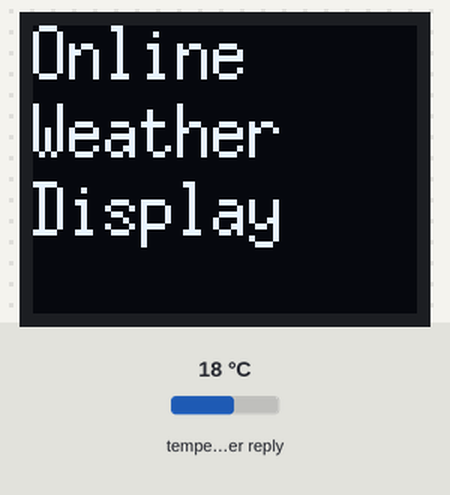
Recording of a sketch running on a simulated ESP8266 (NodeMCU). On the bench: 64×48 one-colour display. Inputs (shaded band) come from the test bench; at power-on: temperature in the weather reply 18 °C. WiFi joins after 1.5 s; servers stay silent unless stated; web services answer with replies made up by the test bench; what the sketch prints to the serial monitor is not drawn.

Above: at 0.1 s.
At 30.41 s:
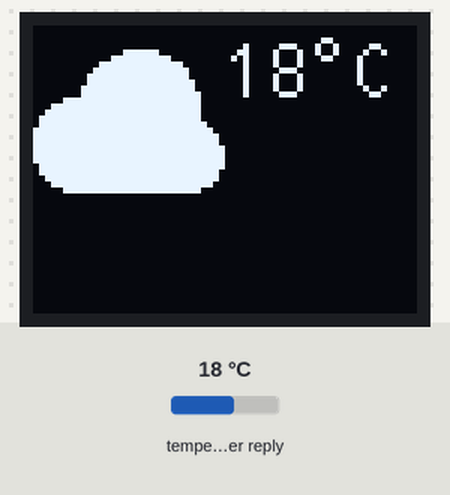
At 32.04 s:
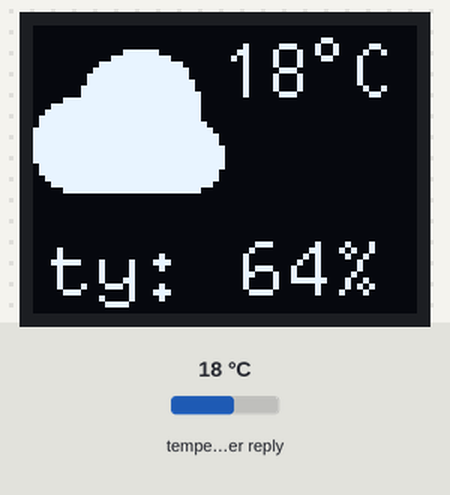
At 65.16 s:
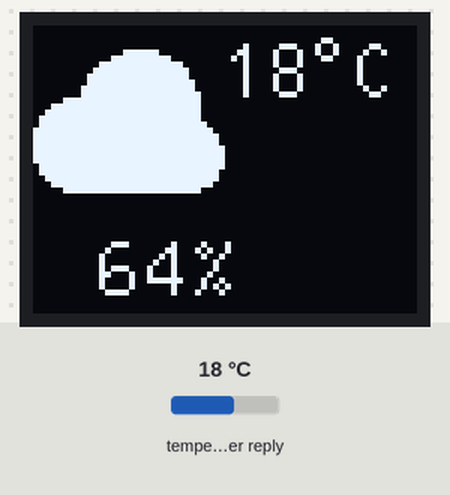
At 97.27 s:
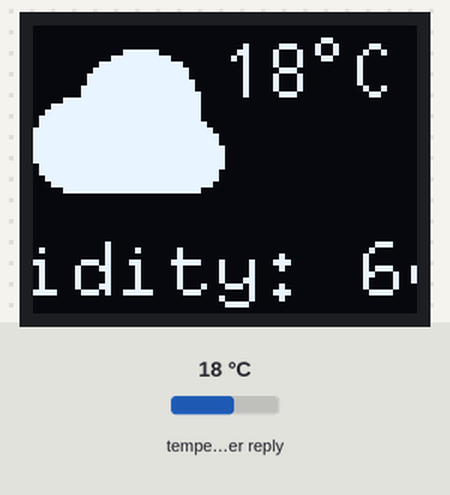
At 129.71 s:
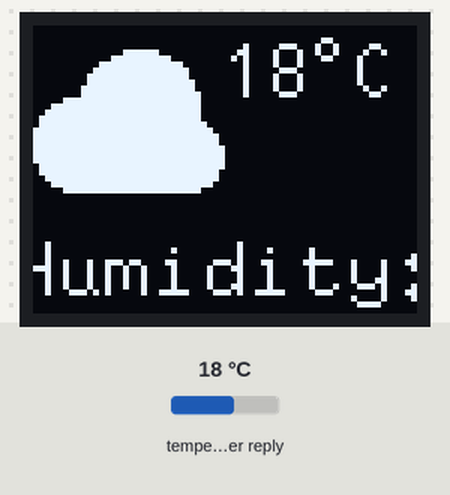

The sketch:

weather.ino
```cpp
//Written  By Frenoy Osburn
// Modified by Emmanuel Odunlade
// Modified by Jayant Solanki 12/01/2023, Replaced client with HTTPClient for parsing json
#include <ESP8266WiFi.h>
#include <ESP8266HTTPClient.h>
#include <stdio.h>
#include <ArduinoJson.h>
#include <U8g2lib.h>
#define SUN  0
#define SUN_CLOUD  1
#define CLOUD 2
#define RAIN 3
#define THUNDER 4
U8G2_SSD1306_64X48_ER_2_SW_I2C u8g2(U8G2_R0, /* clock=*/ SCL, /* data=*/ SDA, /* reset=*/ U8X8_PIN_NONE);   // All Boards without Reset of the Display
//initiate the WifiClient
WiFiClient client;
const char* ssid = "Wifissid";
const char* password = "wifipass@717";
unsigned long lastCallTime = 0;               // last time you called the updateWeather function, in milliseconds
const unsigned long postingInterval = 30L * 1000L;  // delay between updates, in milliseconds
String APIKEY = "yourapikey";
String NameOfCity = "Sunnyvale,US"; //e.g Lagos, NG if your city is Lagos in Nigeria.
String cityId = "5400075" ;
const char *weatherHost = "http://api.openweathermap.org";
const char *weatherLang = "&lang=en";
int lineht = 0;
void setup()
{
  u8g2.begin();

  u8g2.firstPage();
  do {
    // u8g2.setFont(u8g2_font_ncenB14_tr);
    u8g2.setFont(u8g2_font_6x13_tr);
    lineht = u8g2.getMaxCharHeight();
    // u8g2.drawStr(0,20,"Online");
    // u8g2.drawStr(28,40,"Weather");
    // u8g2.drawStr(56,60,"Display");
    u8g2.drawStr(0,9,"Online");
    u8g2.drawStr(0,9 + lineht,"Weather");
    u8g2.drawStr(0,9 + lineht*2,"Display");
  } while ( u8g2.nextPage() );

  u8g2.enableUTF8Print();   //for the degree symbol

  Serial.begin(115200);
  Serial.println("\n\nOnline Weather Display\n");
  Serial.println("Connecting to network");
  WiFi.begin(ssid, password);
  int counter = 0;
  while (WiFi.status() != WL_CONNECTED)
  {
    delay(200);
    if (++counter > 100)
      ESP.restart();
    Serial.print( "." );
  }
  Serial.println("\nWiFi connected");
  printWifiStatus();
}
void loop()
{
  if (millis() - lastCallTime > postingInterval)
  {
    updateWeather();
  }
}
void updateWeather()
{

  String url = String(weatherHost) + "/data/2.5/weather?q=" + NameOfCity + "&units=metric&appid=" + APIKEY + weatherLang;
  String line;

  HTTPClient http;  // Declare an object of class HTTPClient
  http.begin(client, url);  // Specify request destination
  int httpCode = http.GET(); //Send the request
  if (httpCode > 0) // Check the returning code
  {
    line = http.getString();   // Get the request response payload
    // Allocate the JSON document
    // Use arduinojson.org/v6/assistant to compute the capacity.
    const size_t capacity = JSON_ARRAY_SIZE(1) + JSON_OBJECT_SIZE(1) + 2*JSON_OBJECT_SIZE(2) + JSON_OBJECT_SIZE(4) + 2*JSON_OBJECT_SIZE(5) + JSON_OBJECT_SIZE(13) + 270;
    DynamicJsonDocument doc(capacity);

    // Parse JSON object
    DeserializationError error = deserializeJson(doc, line);
    if (error) {
      Serial.print(F("deserializeJson() failed: "));
      Serial.println(error.c_str());
      return;
    }
    Serial.println(line);

    int weatherId = doc["weather"][0]["id"].as<int>();
    float weatherTemperature = doc["main"]["temp"].as<float>();
    int weatherHumidity = doc["main"]["humidity"].as<int>();

    //Disconnect
    client.stop();

    Serial.println(F("Response:"));
    Serial.print("Weather: ");
    Serial.println(weatherId);
    Serial.print("Temperature: ");
    Serial.println(weatherTemperature);
    Serial.print("Humidity: ");
    Serial.println(weatherHumidity);
    Serial.println();

    char scrollText[15];
    sprintf(scrollText, "Humidity:%3d%%", weatherHumidity);
    if(weatherId == 800)    //clear
    {
      draw(scrollText, SUN, weatherTemperature);
    }
    else
    {
      switch(weatherId/100)
      {
        case 2:     //Thunderstorm
            draw(scrollText, THUNDER, weatherTemperature);
            break;

        case 3:     //Drizzle
        case 5:     //Rain
            draw(scrollText, RAIN, weatherTemperature);
            break;

        case 7:     //Sun with clouds
            draw(scrollText, SUN_CLOUD, weatherTemperature);
            break;
        case 8:     //clouds
            draw(scrollText, CLOUD, weatherTemperature);
            break;

        default:    //Sun with clouds
            draw(scrollText, SUN_CLOUD, weatherTemperature);
            break;
      }
    }
  }
  else
  {
    Serial.println("HTTP response code is no good");
    http.end();
    return;
  }
  http.end();   //Close connection
  // Serial.print("Response :"); Serial.println(line); // debug info


  // note the time that this function was called
   lastCallTime = millis();
}
void printWifiStatus()
{
  // print the SSID of the network you're attached to:
  Serial.print("SSID: ");
  Serial.println(WiFi.SSID());
  // print your board's IP address:
  IPAddress ip = WiFi.localIP();
  Serial.print("IP Address: ");
  Serial.println(ip);
  // print the received signal strength:
  long rssi = WiFi.RSSI();
  Serial.print("signal strength (RSSI):");
  Serial.print(rssi);
  Serial.println(" dBm");
}
void drawWeatherSymbol(u8g2_uint_t x, u8g2_uint_t y, uint8_t symbol)
{
  // fonts used:
  // u8g2_font_open_iconic_embedded_6x_t
  // u8g2_font_open_iconic_weather_6x_t
  // encoding values, see: https://github.com/olikraus/u8g2/wiki/fntgrpiconic

  switch(symbol)
  {
    case SUN:
      u8g2.setFont(u8g2_font_open_iconic_weather_4x_t);//32 pixel height
      u8g2.drawGlyph(x, y, 69);
      break;
    case SUN_CLOUD:
      u8g2.setFont(u8g2_font_open_iconic_weather_4x_t);
      u8g2.drawGlyph(x, y, 65);
      break;
    case CLOUD:
      u8g2.setFont(u8g2_font_open_iconic_weather_4x_t);
      u8g2.drawGlyph(x, y, 64);
      break;
    case RAIN:
      u8g2.setFont(u8g2_font_open_iconic_weather_4x_t);
      u8g2.drawGlyph(x, y, 67);
      break;
    case THUNDER:
      u8g2.setFont(u8g2_font_open_iconic_embedded_4x_t);
      u8g2.drawGlyph(x, y, 67);
      break;
  }
}
void drawWeather(uint8_t symbol, int degree)
{
  drawWeatherSymbol(0, 32, symbol);
  u8g2.setFont(u8g2_font_t0_13_tf);//9 pixels height
  u8g2.setCursor(32, 12);
  u8g2.print(degree);
  u8g2.print("°C");   // requires enableUTF8Print()
}
/*
  Draw a string with specified pixel offset.
  The offset can be negative.
  Limitation: The monochrome font with 8 pixel per glyph
*/
void drawScrollString(int16_t offset, const char *s)
{
  static char buf[36];  // should for screen with up to 256 pixel width
  size_t len;
  size_t char_offset = 0;
  u8g2_uint_t dx = 0;
  size_t visible = 0;
  len = strlen(s);
  if ( offset < 0 )
  {
    char_offset = (-offset)/8;
    dx = offset + char_offset*8;
    if ( char_offset >= u8g2.getDisplayWidth()/8 )
      return;
    visible = u8g2.getDisplayWidth()/8-char_offset+1;
    strncpy(buf, s, visible);
    buf[visible] = '\0';
    u8g2.setFont(u8g2_font_8x13_mf);
    u8g2.drawStr(char_offset*8-dx, 45, buf);
  }
  else
  {
    char_offset = offset / 8;
    if ( char_offset >= len )
      return; // nothing visible
    dx = offset - char_offset*8;
    visible = len - char_offset;
    if ( visible > u8g2.getDisplayWidth()/8+1 )
      visible = u8g2.getDisplayWidth()/8+1;
    strncpy(buf, s+char_offset, visible);
    buf[visible] = '\0';
    u8g2.setFont(u8g2_font_8x13_mf);
    u8g2.drawStr(-dx, 45, buf);
  }
}
void draw(const char *s, uint8_t symbol, int degree)
{
  int16_t offset = -(int16_t)u8g2.getDisplayWidth();
  int16_t len = strlen(s);
  for(;;)
  {
    u8g2.firstPage();
    do {
      drawWeather(symbol, degree);
      drawScrollString(offset, s);
    } while ( u8g2.nextPage() );
    delay(20);
    offset+=2;
    if ( offset > len*8+1 )
      break;
  }
}
```
